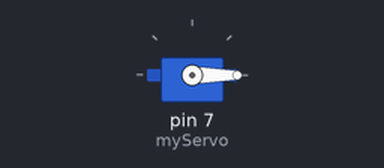
Bench run of a sketch on a simulated Arduino Uno, built with avr-gcc and run on an emulated ATmega328P. Shown: servo.

Above: at 1.05 s.
At 3.05 s:
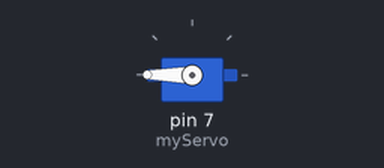
At 5.0 s:
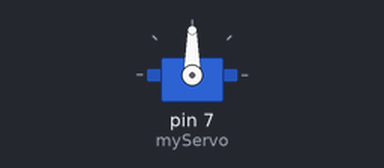
Timing chart, 0 to 6.2 s (numbered marks = the images above):
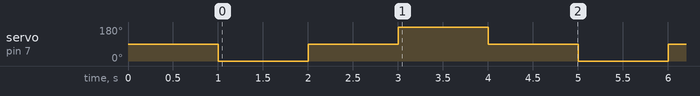

The sketch:

ServoPositionControl.ino
```cpp
#include <Servo.h>

Servo myServo;

void setup() {

  myServo.attach(7);

  myServo.write(90); // Center position
  delay(1000);
}

void loop() {

  // Move to 0°
  myServo.write(0);
  delay(1000);

  // Move to 90°
  myServo.write(90);
  delay(1000);

  // Move to 180°
  myServo.write(180);
  delay(1000);

  // Return to center
  myServo.write(90);
  delay(1000);
}
```

Measured:
- by itself, servo on pin 7 (myServo): repeats every 4.0 s: 90° 1.0 s, 180° 1.0 s, 90° 1.0 s, 0° 1.0 s
